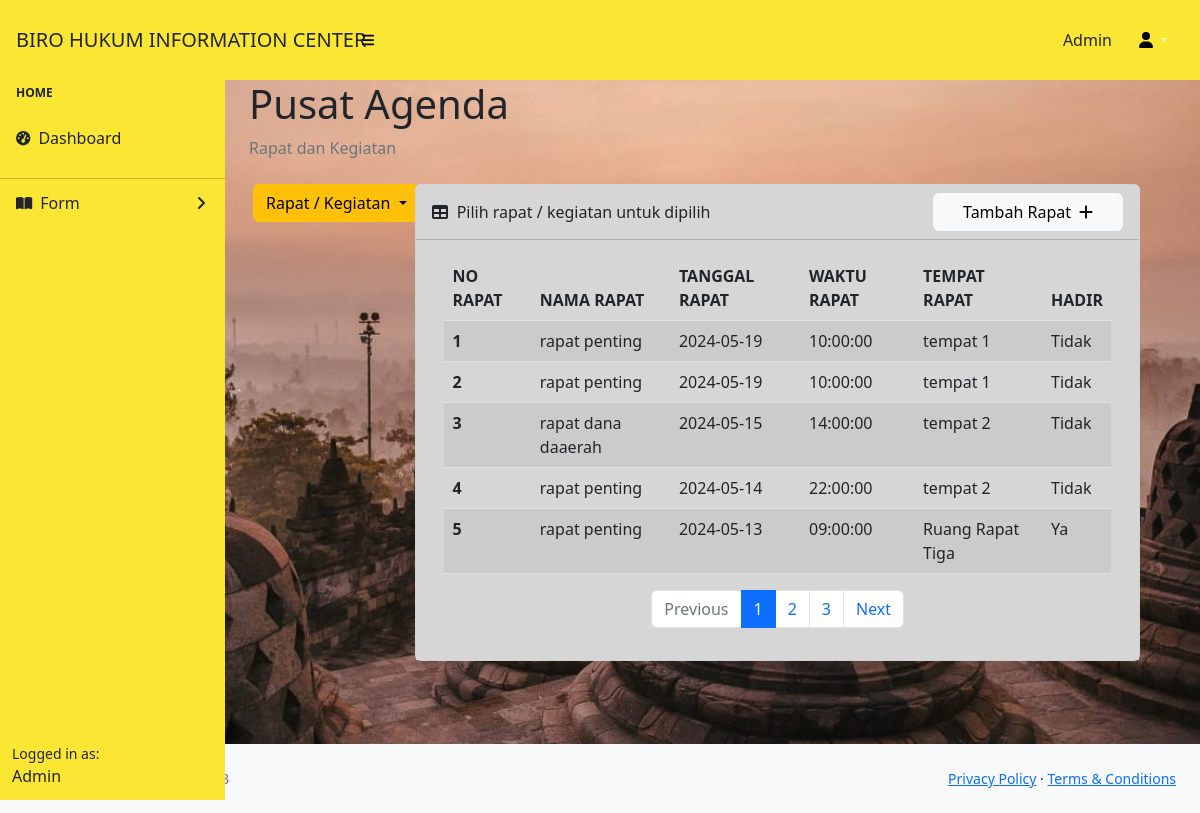
/features/rapat.php, run on the app's committed database.
### tables this page shows
CREATE TABLE `rapat` (
  `id_rapat` int(11) NOT NULL,
  `nama_rapat` varchar(255) DEFAULT NULL,
  `tanggal_rapat` date DEFAULT NULL,
  `waktu_rapat` time DEFAULT NULL,
  `tempat_rapat` varchar(255) DEFAULT NULL,
  `hadir` tinyint(1) DEFAULT NULL
);

### features/dom/tbl-rapat.php (the view)
<?php
include 'koneksi.php';
$items_per_page = 5;
$page = isset($_GET['page']) ? (int)$_GET['page'] : 1;
$offset = ($page - 1) * $items_per_page;
$query = "SELECT id_rapat, nama_rapat, tanggal_rapat, waktu_rapat, tempat_rapat, hadir
          FROM rapat
          ORDER BY tanggal_rapat DESC, waktu_rapat DESC
          LIMIT $items_per_page OFFSET $offset";
$hasil = mysqli_query($koneksi, $query);
$total_query = "SELECT COUNT(*) AS total FROM rapat";
$total_result = mysqli_query($koneksi, $total_query);
$total_row = mysqli_fetch_assoc($total_result);
$total_items = $total_row['total'];
$total_pages = ceil($total_items / $items_per_page);
echo '<div class="container">';
if ($hasil && mysqli_num_rows($hasil) > 0) {
    echo '<table class="table table-striped">';
    echo '<thead>';
    echo '  <tr>';
    echo '    <th>NO RAPAT</th>';
    echo '    <th>NAMA RAPAT</th>';
    echo '    <th>TANGGAL RAPAT</th>';
    echo '    <th>WAKTU RAPAT</th>';
    echo '    <th>TEMPAT RAPAT</th>';
    echo '    <th>HADIR</th>';
    echo '  </tr>';
    echo '</thead>';
    echo '<tbody>';
    $no_rapat = $offset + 1;
    while ($row = mysqli_fetch_assoc($hasil)) {
        echo '<tr>';
        echo "  <th>{$no_rapat}</th>";
        echo "  <td>{$row['nama_rapat']}</td>";
        echo "  <td>{$row['tanggal_rapat']}</td>";
        echo "  <td>{$row['waktu_rapat']}</td>";
        echo "  <td>{$row['tempat_rapat']}</td>";
        echo "  <td>" . ($row['hadir'] ? 'Ya' : 'Tidak') . "</td>";
        echo '</tr>';
        $no_rapat++;
    }
    echo '</tbody>';
    echo '</table>';
    echo '<nav aria-label="Page navigation">';
    echo '  <ul class="pagination d-flex justify-content-center">';
    if ($page > 1) {
        $previous_page = $page - 1;
        echo "    <li class='page-item'><a class='page-link' href='rapat.php?page=$previous_page'>Previous</a></li>";
    } else {
        echo "    <li class='page-item disabled'><a class='page-link'>Previous</a></li>";
    }
    for ($i = 1; $i <= $total_pages; $i++) {
        $active = ($i === $page) ? 'active' : '';
        echo "    <li class='page-item $active'><a class='page-link' href='rapat.php?page=$i'>$i</a></li>";
    }
    if ($page < $total_pages) {
        $next_page = $page + 1;
        echo "    <li class='page-item'><a class='page-link' href='rapat.php?page=$next_page'>Next</a></li>";
    } else {
        echo "    <li class='page-item disabled'><a class='page-link'>Next</a></li>";
    }
    echo '  </ul>';
    echo '</nav>';
} else {
    echo "Tidak ada data rapat yang ditemukan.";
}
echo '</div>';

### data on the page
rapat: nama_rapat "rapat penting", tanggal_rapat "2024-05-19", waktu_rapat "10:00:00", tempat_rapat "tempat 1", shows "Tidak"
rapat: nama_rapat "rapat penting", tanggal_rapat "2024-05-19", waktu_rapat "10:00:00", tempat_rapat "tempat 1", shows "Tidak"
rapat: nama_rapat "rapat dana daaerah", tanggal_rapat "2024-05-15", waktu_rapat "14:00:00", tempat_rapat "tempat 2", shows "Tidak"
rapat: nama_rapat "rapat penting", tanggal_rapat "2024-05-14", waktu_rapat "22:00:00", tempat_rapat "tempat 2", shows "Tidak"
rapat: nama_rapat "rapat penting", tanggal_rapat "2024-05-13", waktu_rapat "09:00:00", tempat_rapat "Ruang Rapat Tiga", hadir "Ya"
